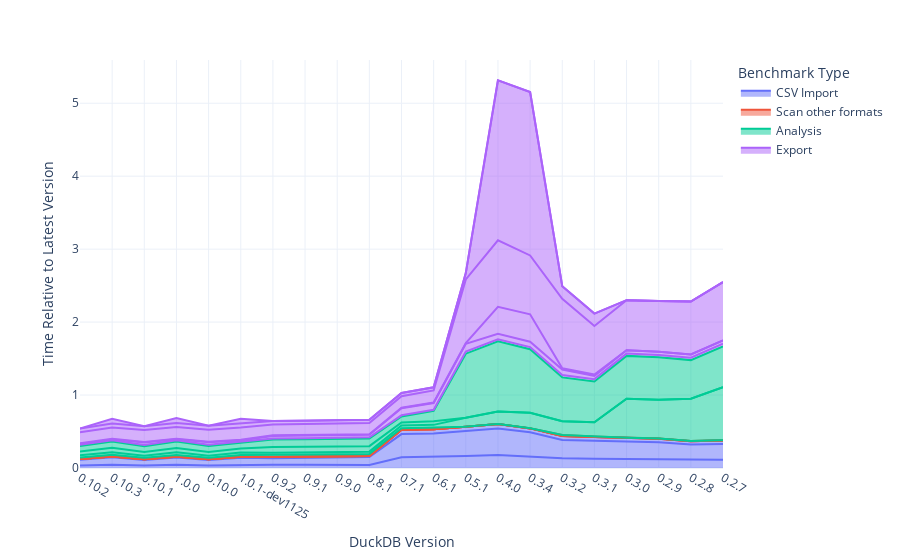

This figure's notebook cell:
### Code cell
fig = px.area(
    results,
    x="DuckDB Version",
    y="Time Relative to Latest Version",
    color="Benchmark Type",
    line_group="benchmark",
    category_orders={"Benchmark Type":["CSV Import","Scan other formats","Analysis","Export"]},
    template='plotly_white'
)
fig.show()

### Figure 1 — Plotly figure (JSON) as saved in the notebook; plotly's stock layout.template omitted (floating-point values rounded to 4 significant figures)
{"data": [{"fillpattern": {"shape": ""}, "hovertemplate": "Benchmark Type=CSV Import<br>benchmark=002 Create table from csv<br>DuckDB Version=%{x}<br>Time Relative to Latest Version=%{y}<extra></extra>", "legendgroup": "CSV Import", "line": {"color": "#636efa"}, "marker": {"symbol": "circle"}, "mode": "lines", "name": "CSV Import", "orientation": "v", "showlegend": true, "stackgroup": "1", "type": "scatter", "x": ["0.10.2", "0.10.3", "0.10.1", "1.0.0", "0.10.0", "1.0.1-dev1125", "0.9.2", "0.9.1", "0.9.0", "0.8.1", "0.7.1", "0.6.1", "0.5.1", "0.4.0", "0.3.4", "0.3.2", "0.3.1", "0.3.0", "0.2.9", "0.2.8", "0.2.7"], "xaxis": "x", "y": [0.03396, 0.04473, 0.03336, 0.04337, 0.03349, 0.04303, 0.04474, 0.04492, 0.04747, 0.04236, 0.1475, 0.1536, 0.1657, 0.1767, 0.1588, 0.1324, 0.1272, 0.1255, 0.1231, 0.1119, 0.114], "yaxis": "y"}, {"fillpattern": {"shape": ""}, "hovertemplate": "Benchmark Type=CSV Import<br>benchmark=011 Create tables from csvs joins<br>DuckDB Version=%{x}<br>Time Relative to Latest Version=%{y}<extra></extra>", "legendgroup": "CSV Import", "line": {"color": "#636efa"}, "marker": {"symbol": "circle"}, "mode": "lines", "name": "CSV Import", "orientation": "v", "showlegend": false, "stackgroup": "1", "type": "scatter", "x": ["0.10.2", "0.10.3", "0.10.1", "1.0.0", "0.10.0", "1.0.1-dev1125", "0.9.2", "0.9.1", "0.9.0", "0.8.1", "0.7.1", "0.6.1", "0.5.1", "0.4.0", "0.3.4", "0.3.2", "0.3.1", "0.3.0", "0.2.9", "0.2.8", "0.2.7"], "xaxis": "x", "y": [0.07965, 0.1021, 0.07652, 0.1019, 0.07612, 0.09911, 0.0905, 0.0931, 0.09343, 0.1076, 0.3172, 0.3189, 0.3406, 0.366, 0.3304, 0.2511, 0.2449, 0.2358, 0.2309, 0.2102, 0.2167], "yaxis": "y"}, {"fillpattern": {"shape": ""}, "hovertemplate": "Benchmark Type=CSV Import<br>benchmark=301 Windowing performance test: Create tables from csvs windowing<br>DuckDB Version=%{x}<br>Time Relative to Latest Version=%{y}<extra></extra>", "legendgroup": "CSV Import", "line": {"color": "#636efa"}, "marker": {"symbol": "circle"}, "mode": "lines", "name": "CSV Import", "orientation": "v", "showlegend": false, "stackgroup": "1", "type": "scatter", "x": ["0.10.2", "0.10.3", "0.10.1", "1.0.0", "0.10.0", "1.0.1-dev1125", "0.9.2", "0.9.1", "0.9.0", "0.8.1", "0.7.1", "0.6.1", "0.5.1", "0.4.0", "0.3.4", "0.3.2", "0.3.1", "0.3.0", "0.2.9", "0.2.8", "0.2.7"], "xaxis": "x", "y": [0.009259, 0.01073, 0.009131, 0.01038, 0.008866, 0.01117, 0.01684, 0.01752, 0.0176, 0.015, 0.05993, 0.05813, 0.05775, 0.05952, 0.05347, 0.05515, 0.05149, 0.05098, 0.04771, 0.04472, 0.04713], "yaxis": "y"}, {"fillpattern": {"shape": ""}, "hovertemplate": "Benchmark Type=Scan other formats<br>benchmark=001 Query pandas<br>DuckDB Version=%{x}<br>Time Relative to Latest Version=%{y}<extra></extra>", "legendgroup": "Scan other formats", "line": {"color": "#EF553B"}, "marker": {"symbol": "circle"}, "mode": "lines", "name": "Scan other formats", "orientation": "v", "showlegend": true, "stackgroup": "1", "type": "scatter", "x": ["0.10.2", "0.10.3", "0.10.1", "1.0.0", "0.10.0", "1.0.1-dev1125", "0.9.2", "0.9.1", "0.9.0", "0.8.1", "0.7.1", "0.6.1", "0.5.1", "0.4.0", "0.3.4", "0.3.2", "0.3.1", "0.3.0", "0.2.9", "0.2.8", "0.2.7"], "xaxis": "x", "y": [5.503e-05, 5.578e-05, 4.336e-05, 4.834e-05, 5.652e-05, 5.913e-05, 3.749e-05, 4.672e-05, 4.827e-05, 5.458e-05, 6.021e-05, 6.386e-05, 8.313e-05, 8.367e-05, 0.0001249, 4.449e-05, 8.718e-05, 0.0001004, 0.0001189, 0.000136, 9.874e-05], "yaxis": "y"}, {"fillpattern": {"shape": ""}, "hovertemplate": "Benchmark Type=Scan other formats<br>benchmark=006 Scan and aggregate over Pandas df<br>DuckDB Version=%{x}<br>Time Relative to Latest Version=%{y}<extra></extra>", "legendgroup": "Scan other formats", "line": {"color": "#EF553B"}, "marker": {"symbol": "circle"}, "mode": "lines", "name": "Scan other formats", "orientation": "v", "showlegend": false, "stackgroup": "1", "type": "scatter", "x": ["0.10.2", "0.10.3", "0.10.1", "1.0.0", "0.10.0", "1.0.1-dev1125", "0.9.2", "0.9.1", "0.9.0", "0.8.1", "0.7.1", "0.6.1", "0.5.1", "0.4.0", "0.3.4", "0.3.2", "0.3.1", "0.3.0", "0.2.9", "0.2.8", "0.2.7"], "xaxis": "x", "y": [0.0001158, 0.0001024, 9.459e-05, 9.713e-05, 0.0001047, 9.389e-05, 9.863e-05, 9.777e-05, 0.0001067, 9.094e-05, 0.0001016, 9.246e-05, 0.0001902, 9.151e-05, 8.528e-05, 9.509e-05, 9.638e-05, 0.0002803, 0.0002796, 0.0002757, 0.0002931], "yaxis": "y"}, {"fillpattern": {"shape": ""}, "hovertemplate": "Benchmark Type=Scan other formats<br>benchmark=008 Scan and aggregate over Parquet file<br>DuckDB Version=%{x}<br>Time Relative to Latest Version=%{y}<extra></extra>", "legendgroup": "Scan other formats", "line": {"color": "#EF553B"}, "marker": {"symbol": "circle"}, "mode": "lines", "name": "Scan other formats", "orientation": "v", "showlegend": false, "stackgroup": "1", "type": "scatter", "x": ["0.10.2", "0.10.3", "0.10.1", "1.0.0", "0.10.0", "1.0.1-dev1125", "0.9.2", "0.9.1", "0.9.0", "0.8.1", "0.7.1", "0.6.1", "0.5.1", "0.4.0", "0.3.4", "0.3.2", "0.3.1", "0.3.0", "0.2.9", "0.2.8", "0.2.7"], "xaxis": "x", "y": [0.0002505, 0.0002894, 0.0002566, 0.0003086, 0.0002852, 0.0003011, 0.0003405, 0.000256, 0.0002912, 0.0003506, 0.0002767, 0.0002604, 0.0002739, 0.0002797, 0.000297, 0.0002637, 0.0003533, 0.002217, 0.00222, 0.002391, 0.002425], "yaxis": "y"}, {"fillpattern": {"shape": ""}, "hovertemplate": "Benchmark Type=Scan other formats<br>benchmark=010 Scan and aggregate over Arrow df<br>DuckDB Version=%{x}<br>Time Relative to Latest Version=%{y}<extra></extra>", "legendgroup": "Scan other formats", "line": {"color": "#EF553B"}, "marker": {"symbol": "circle"}, "mode": "lines", "name": "Scan other formats", "orientation": "v", "showlegend": false, "stackgroup": "1", "type": "scatter", "x": ["0.10.2", "0.10.3", "0.10.1", "1.0.0", "0.10.0", "1.0.1-dev1125", "0.9.2", "0.9.1", "0.9.0", "0.8.1", "0.7.1", "0.6.1", "0.5.1", "0.4.0", "0.3.4", "0.3.2", "0.3.1"], "xaxis": "x", "y": [9.043e-05, 0.0001043, 0.0001205, 9.878e-05, 0.0001058, 9.787e-05, 9.725e-05, 8.939e-05, 0.000108, 0.0001135, 8.692e-05, 8.885e-05, 8.993e-05, 8.596e-05, 0.0003191, 0.01277, 0.007948], "yaxis": "y"}, {"fillpattern": {"shape": ""}, "hovertemplate": "Benchmark Type=Analysis<br>benchmark=003 Convert to Enums<br>DuckDB Version=%{x}<br>Time Relative to Latest Version=%{y}<extra></extra>", "legendgroup": "Analysis", "line": {"color": "#00cc96"}, "marker": {"symbol": "circle"}, "mode": "lines", "name": "Analysis", "orientation": "v", "showlegend": true, "stackgroup": "1", "type": "scatter", "x": ["0.10.2", "0.10.3", "0.10.1", "1.0.0", "0.10.0", "1.0.1-dev1125", "0.9.2", "0.9.1", "0.9.0", "0.8.1", "0.7.1", "0.6.1"], "xaxis": "x", "y": [0.02114, 0.02414, 0.02093, 0.02368, 0.02103, 0.024, 0.02807, 0.02817, 0.02766, 0.02808, 0.01905, 0.02037], "yaxis": "y"}, {"fillpattern": {"shape": ""}, "hovertemplate": "Benchmark Type=Analysis<br>benchmark=004 Group by queries<br>DuckDB Version=%{x}<br>Time Relative to Latest Version=%{y}<extra></extra>", "legendgroup": "Analysis", "line": {"color": "#00cc96"}, "marker": {"symbol": "circle"}, "mode": "lines", "name": "Analysis", "orientation": "v", "showlegend": false, "stackgroup": "1", "type": "scatter", "x": ["0.10.2", "0.10.3", "0.10.1", "1.0.0", "0.10.0", "1.0.1-dev1125", "0.9.2", "0.9.1", "0.9.0", "0.8.1", "0.7.1", "0.6.1", "0.5.1", "0.4.0", "0.3.4", "0.3.2", "0.3.1", "0.3.0", "0.2.9", "0.2.8", "0.2.7"], "xaxis": "x", "y": [0.02925, 0.035, 0.0288, 0.03504, 0.02876, 0.03433, 0.02978, 0.03026, 0.03033, 0.03079, 0.03823, 0.03971, 0.1255, 0.1703, 0.213, 0.1902, 0.1953, 0.5342, 0.5327, 0.5806, 0.7266], "yaxis": "y"}, {"fillpattern": {"shape": ""}, "hovertemplate": "Benchmark Type=Analysis<br>benchmark=012 Convert to Enums for joins<br>DuckDB Version=%{x}<br>Time Relative to Latest Version=%{y}<extra></extra>", "legendgroup": "Analysis", "line": {"color": "#00cc96"}, "marker": {"symbol": "circle"}, "mode": "lines", "name": "Analysis", "orientation": "v", "showlegend": false, "stackgroup": "1", "type": "scatter", "x": ["0.10.2", "0.10.3", "0.10.1", "1.0.0", "0.10.0", "1.0.1-dev1125", "0.9.2", "0.9.1", "0.9.0", "0.8.1", "0.7.1", "0.6.1"], "xaxis": "x", "y": [0.05065, 0.0591, 0.05136, 0.05854, 0.05227, 0.05487, 0.07613, 0.07648, 0.07609, 0.07527, 0.04191, 0.05077], "yaxis": "y"}, {"fillpattern": {"shape": ""}, "hovertemplate": "Benchmark Type=Analysis<br>benchmark=013 Join queries<br>DuckDB Version=%{x}<br>Time Relative to Latest Version=%{y}<extra></extra>", "legendgroup": "Analysis", "line": {"color": "#00cc96"}, "marker": {"symbol": "circle"}, "mode": "lines", "name": "Analysis", "orientation": "v", "showlegend": false, "stackgroup": "1", "type": "scatter", "x": ["0.10.2", "0.10.3", "0.10.1", "1.0.0", "0.10.0", "1.0.1-dev1125", "0.9.2", "0.9.1", "0.9.0", "0.8.1", "0.7.1", "0.6.1", "0.5.1", "0.4.0", "0.3.4", "0.3.2", "0.3.1", "0.3.0", "0.2.9", "0.2.8", "0.2.7"], "xaxis": "x", "y": [0.07706, 0.08522, 0.07654, 0.08963, 0.07936, 0.08072, 0.1029, 0.1022, 0.1021, 0.1059, 0.08182, 0.1414, 0.877, 0.9628, 0.8713, 0.6002, 0.559, 0.5877, 0.5797, 0.5286, 0.5597], "yaxis": "y"}, {"fillpattern": {"shape": ""}, "hovertemplate": "Benchmark Type=Export<br>benchmark=005 Export group by results to Pandas<br>DuckDB Version=%{x}<br>Time Relative to Latest Version=%{y}<extra></extra>", "legendgroup": "Export", "line": {"color": "#ab63fa"}, "marker": {"symbol": "circle"}, "mode": "lines", "name": "Export", "orientation": "v", "showlegend": true, "stackgroup": "1", "type": "scatter", "x": ["0.10.2", "0.10.3", "0.10.1", "1.0.0", "0.10.0", "1.0.1-dev1125", "0.9.2", "0.9.1", "0.9.0", "0.8.1", "0.7.1", "0.6.1", "0.5.1", "0.4.0", "0.3.4", "0.3.2", "0.3.1", "0.3.0", "0.2.9", "0.2.8", "0.2.7"], "xaxis": "x", "y": [0.01697, 0.01723, 0.01693, 0.01757, 0.0173, 0.01729, 0.01566, 0.01581, 0.01561, 0.0157, 0.0162, 0.01518, 0.02965, 0.02922, 0.02972, 0.0314, 0.03141, 0.03124, 0.03203, 0.03346, 0.03749], "yaxis": "y"}, {"fillpattern": {"shape": ""}, "hovertemplate": "Benchmark Type=Export<br>benchmark=007 Export group by results to Parquet<br>DuckDB Version=%{x}<br>Time Relative to Latest Version=%{y}<extra></extra>", "legendgroup": "Export", "line": {"color": "#ab63fa"}, "marker": {"symbol": "circle"}, "mode": "lines", "name": "Export", "orientation": "v", "showlegend": false, "stackgroup": "1", "type": "scatter", "x": ["0.10.2", "0.10.3", "0.10.1", "1.0.0", "0.10.0", "1.0.1-dev1125", "0.9.2", "0.9.1", "0.9.0", "0.8.1", "0.7.1", "0.6.1", "0.5.1", "0.4.0", "0.3.4", "0.3.2", "0.3.1", "0.3.0", "0.2.9", "0.2.8", "0.2.7"], "xaxis": "x", "y": [0.01105, 0.01228, 0.03506, 0.0125, 0.03467, 0.01227, 0.03475, 0.0343, 0.03661, 0.03427, 0.0961, 0.09237, 0.1055, 0.0744, 0.07414, 0.07659, 0.04551, 0.04672, 0.04477, 0.04423, 0.04483], "yaxis": "y"}, {"fillpattern": {"shape": ""}, "hovertemplate": "Benchmark Type=Export<br>benchmark=009 Export group by results to Arrow<br>DuckDB Version=%{x}<br>Time Relative to Latest Version=%{y}<extra></extra>", "legendgroup": "Export", "line": {"color": "#ab63fa"}, "marker": {"symbol": "circle"}, "mode": "lines", "name": "Export", "orientation": "v", "showlegend": false, "stackgroup": "1", "type": "scatter", "x": ["0.10.2", "0.10.3", "0.10.1", "1.0.0", "0.10.0", "1.0.1-dev1125", "0.9.2", "0.9.1", "0.9.0", "0.8.1", "0.7.1", "0.6.1", "0.5.1", "0.4.0", "0.3.4", "0.3.2", "0.3.1"], "xaxis": "x", "y": [0.008566, 0.009104, 0.008574, 0.009271, 0.008681, 0.009146, 0.007282, 0.007418, 0.007315, 0.007272, 0.007158, 0.006883, 0.009163, 0.369, 0.3746, 0.01662, 0.01739], "yaxis": "y"}, {"fillpattern": {"shape": ""}, "hovertemplate": "Benchmark Type=Export<br>benchmark=014 Export join results to Pandas<br>DuckDB Version=%{x}<br>Time Relative to Latest Version=%{y}<extra></extra>", "legendgroup": "Export", "line": {"color": "#ab63fa"}, "marker": {"symbol": "circle"}, "mode": "lines", "name": "Export", "orientation": "v", "showlegend": false, "stackgroup": "1", "type": "scatter", "x": ["0.10.2", "0.10.3", "0.10.1", "1.0.0", "0.10.0", "1.0.1-dev1125", "0.9.2", "0.9.1", "0.9.0", "0.8.1", "0.7.1", "0.6.1", "0.5.1", "0.4.0", "0.3.4", "0.3.2", "0.3.1", "0.3.0", "0.2.9", "0.2.8", "0.2.7"], "xaxis": "x", "y": [0.1508, 0.1561, 0.1615, 0.1607, 0.1616, 0.168, 0.1501, 0.1535, 0.1529, 0.1538, 0.1589, 0.1648, 0.8732, 0.9119, 0.8072, 0.9513, 0.6664, 0.6857, 0.6958, 0.7243, 0.7994], "yaxis": "y"}, {"fillpattern": {"shape": ""}, "hovertemplate": "Benchmark Type=Export<br>benchmark=015 Export join results to Arrow<br>DuckDB Version=%{x}<br>Time Relative to Latest Version=%{y}<extra></extra>", "legendgroup": "Export", "line": {"color": "#ab63fa"}, "marker": {"symbol": "circle"}, "mode": "lines", "name": "Export", "orientation": "v", "showlegend": false, "stackgroup": "1", "type": "scatter", "x": ["0.10.2", "0.10.3", "0.10.1", "1.0.0", "0.10.0", "1.0.1-dev1125", "0.9.2", "0.9.1", "0.9.0", "0.8.1", "0.7.1", "0.6.1", "0.5.1", "0.4.0", "0.3.4", "0.3.2", "0.3.1"], "xaxis": "x", "y": [0.05207, 0.05331, 0.05362, 0.05481, 0.05631, 0.0545, 0.04544, 0.04406, 0.04509, 0.04486, 0.04311, 0.04335, 0.08691, 2.192, 2.24, 0.1739, 0.1695], "yaxis": "y"}, {"fillpattern": {"shape": ""}, "hovertemplate": "Benchmark Type=Export<br>benchmark=016 Export join results to Parquet<br>DuckDB Version=%{x}<br>Time Relative to Latest Version=%{y}<extra></extra>", "legendgroup": "Export", "line": {"color": "#ab63fa"}, "marker": {"symbol": "circle"}, "mode": "lines", "name": "Export", "orientation": "v", "showlegend": false, "stackgroup": "1", "type": "scatter", "x": ["0.10.3", "1.0.0", "1.0.1-dev1125"], "xaxis": "x", "y": [0.06582, 0.06788, 0.0675], "yaxis": "y"}], "layout": {"legend": {"title": {"text": "Benchmark Type"}, "tracegroupgap": 0}, "margin": {"t": 60}, "xaxis": {"anchor": "y", "domain": [0, 1], "title": {"text": "DuckDB Version"}}, "yaxis": {"anchor": "x", "domain": [0, 1], "title": {"text": "Time Relative to Latest Version"}}}}
